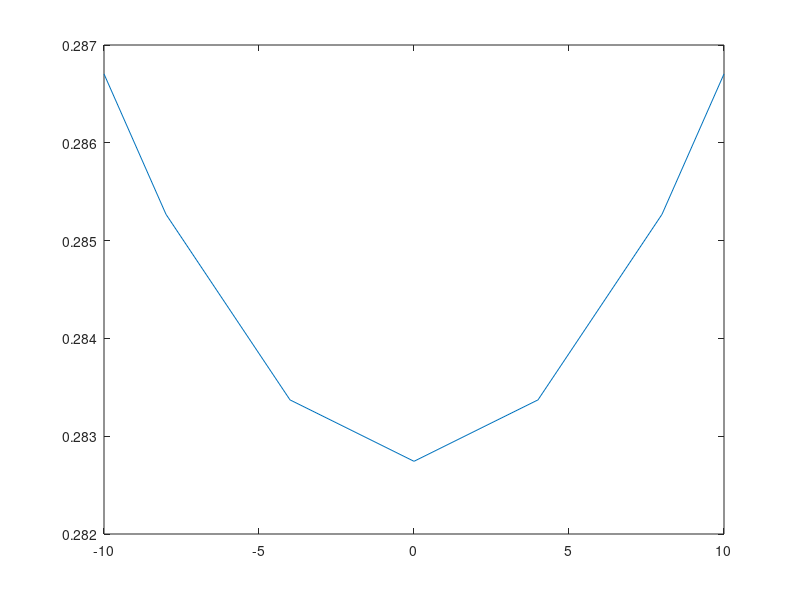

MATLAB code for this plot:
ALPHA = [ -10. -8.0 -4.0 0. 4.0 8.0 10. ];

sb1 = pi*0.3.*sqrt((1+(tand(ALPHA)).^2).*(1./(1/0.09+(tand(ALPHA)).^2)));
figure
plot(ALPHA,sb1);